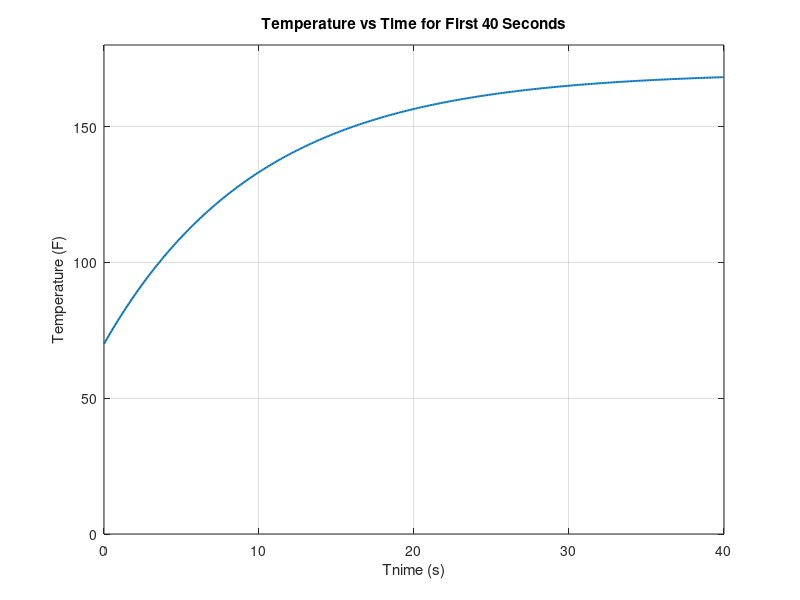

This figure's MATLAB source:
Tb = 170;
T0 = 70;
tau = 10;

fprintf('Temperature Application\n');
fprintf('Initial Temp = %.1f F, Bath Temp = %.1f F\n\n', T0, Tb);

% Temperature function:
times = [10 20 40];

for i= 1:length(times)
    t  =times(i);
    Tt = Tb + (T0 - Tb)*exp(-t/tau);
 fprintf('Temperature at t = %2d s is %.2f F\n', t, Tt);
end
%TIME TO REACH
T_target = 160;

% Solve eequation
t160  = -tau * log((T_target - Tb)/(T0 - Tb));

fprintf('\nTime to reach %.1f F is %.1f seconds\n\n', T_target, t160);

%temp first 40 sec
t_plot =0:0.1:40;
T_plot= Tb + (T0 - Tb)*exp(-t_plot/tau);

figure;
plot(t_plot,  T_plot, 'LineWidth', 1.4);
grid on;
xlabel('Tnime (s)');
ylabel('Temperature (F)');
title('Temperature vs Time for First 40 Seconds');
  ylim([0 180]);

